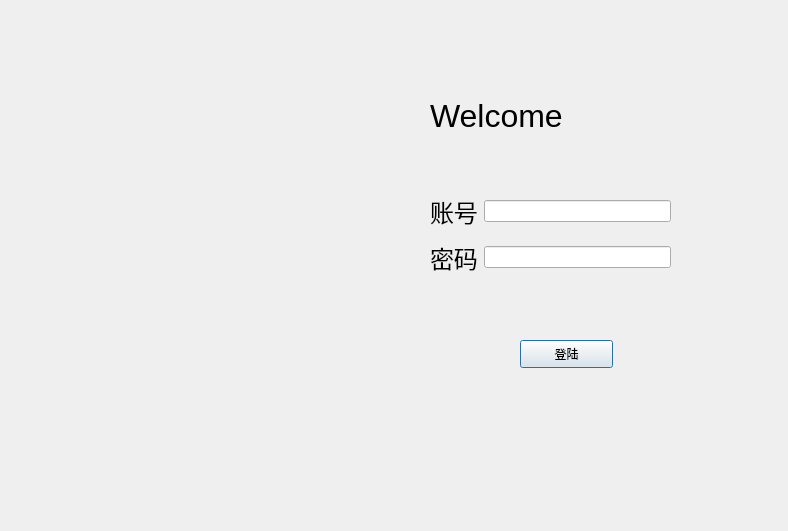
<?xml version="1.0" encoding="UTF-8"?>
<ui version="4.0">
 <class>Dialog</class>
 <widget class="QDialog" name="Dialog">
  <property name="geometry">
   <rect>
    <x>0</x>
    <y>0</y>
    <width>788</width>
    <height>531</height>
   </rect>
  </property>
  <property name="windowTitle">
   <string>Dialog</string>
  </property>
  <widget class="QLabel" name="label_3">
   <property name="geometry">
    <rect>
     <x>430</x>
     <y>100</y>
     <width>211</width>
     <height>31</height>
    </rect>
   </property>
   <property name="font">
    <font>
     <family>Arial</family>
     <pointsize>24</pointsize>
    </font>
   </property>
   <property name="text">
    <string>Welcome</string>
   </property>
  </widget>
  <widget class="QLabel" name="label_img">
   <property name="geometry">
    <rect>
     <x>80</x>
     <y>140</y>
     <width>181</width>
     <height>221</height>
    </rect>
   </property>
   <property name="text">
    <string/>
   </property>
   <property name="pixmap">
    <pixmap resource="../icon/agv_icon.qrc">:/image/health.png</pixmap>
   </property>
  </widget>
  <widget class="QWidget" name="gridLayoutWidget">
   <property name="geometry">
    <rect>
     <x>430</x>
     <y>189</y>
     <width>241</width>
     <height>91</height>
    </rect>
   </property>
   <layout class="QGridLayout" name="gridLayout">
    <item row="0" column="0">
     <widget class="QLabel" name="label">
      <property name="font">
       <font>
        <family>Arial</family>
        <pointsize>18</pointsize>
       </font>
      </property>
      <property name="text">
       <string>账号</string>
      </property>
     </widget>
    </item>
    <item row="0" column="1">
     <widget class="QLineEdit" name="lineEdit_login_UserName">
      <property name="text">
       <string/>
      </property>
     </widget>
    </item>
    <item row="1" column="0">
     <widget class="QLabel" name="label_2">
      <property name="font">
       <font>
        <family>Arial</family>
        <pointsize>18</pointsize>
       </font>
      </property>
      <property name="text">
       <string>密码</string>
      </property>
     </widget>
    </item>
    <item row="1" column="1">
     <widget class="QLineEdit" name="lineEdit_login_Password">
      <property name="text">
       <string/>
      </property>
     </widget>
    </item>
   </layout>
  </widget>
  <widget class="QPushButton" name="pushButton_login">
   <property name="geometry">
    <rect>
     <x>520</x>
     <y>340</y>
     <width>93</width>
     <height>28</height>
    </rect>
   </property>
   <property name="text">
    <string>登陆</string>
   </property>
  </widget>
 </widget>
 <resources>
  <include location="../icon/agv_icon.qrc"/>
  <include location="../../../Anaconda3/Library/icon/agv_icon.qrc"/>
 </resources>
 <connections/>
</ui>
